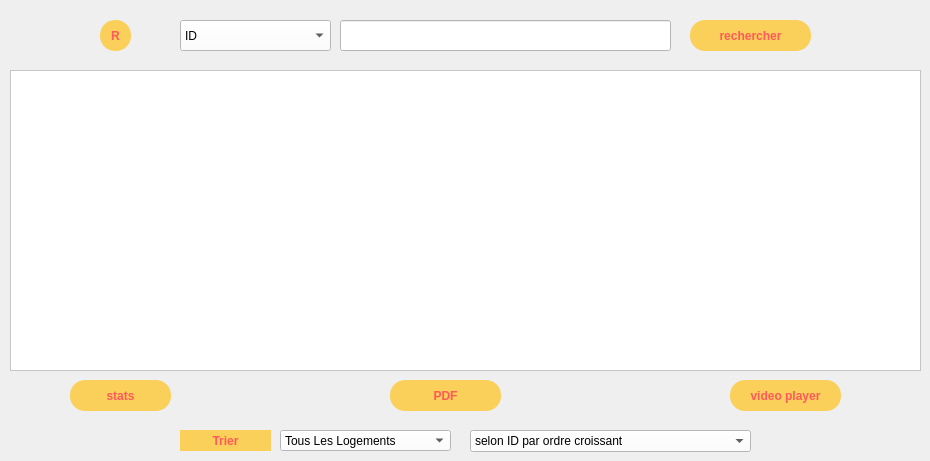
       <widget class="QWidget" name="tab_4">
        <property name="styleSheet">
         <string notr="true"/>
        </property>
        <attribute name="title">
         <string>afficher</string>
        </attribute>
        <widget class="QTableView" name="tableView">
         <property name="geometry">
          <rect>
           <x>10</x>
           <y>70</y>
           <width>911</width>
           <height>301</height>
          </rect>
         </property>
         <property name="styleSheet">
          <string notr="true">background-color:#FFFFFF;</string>
         </property>
        </widget>
        <widget class="QPushButton" name="PDF">
         <property name="geometry">
          <rect>
           <x>390</x>
           <y>380</y>
           <width>111</width>
           <height>31</height>
          </rect>
         </property>
         <property name="styleSheet">
          <string notr="true">QPushButton{
border-radius:15px;
	background:#FACF5A;
	color:#FF5959;
	font-weight : bold;
}
QPushButton:hover
{
		background:#FF5959;
		color:#FACF5A;
		font-weight: bold;
}</string>
         </property>
         <property name="text">
          <string>PDF</string>
         </property>
        </widget>
        <widget class="QPushButton" name="stats">
         <property name="geometry">
          <rect>
           <x>70</x>
           <y>380</y>
           <width>101</width>
           <height>31</height>
          </rect>
         </property>
         <property name="styleSheet">
          <string notr="true">QPushButton{
border-radius:15px;
	background:#FACF5A;
	color:#FF5959;
	font-weight : bold;
}
QPushButton:hover
{
		background:#FF5959;
		color:#FACF5A;
		font-weight: bold;
}</string>
         </property>
         <property name="text">
          <string>stats</string>
         </property>
        </widget>
        <widget class="QLineEdit" name="le_chercher">
         <property name="geometry">
          <rect>
           <x>340</x>
           <y>20</y>
           <width>331</width>
           <height>31</height>
          </rect>
         </property>
         <property name="styleSheet">
          <string notr="true">background-color:#FFFFFF;</string>
         </property>
        </widget>
        <widget class="QPushButton" name="Chercher">
         <property name="geometry">
          <rect>
           <x>690</x>
           <y>20</y>
           <width>121</width>
           <height>31</height>
          </rect>
         </property>
         <property name="styleSheet">
          <string notr="true">QPushButton{
border-radius:15px;
	background:#FACF5A;
	color:#FF5959;
	font-weight : bold;
}
QPushButton:hover
{
		background:#FF5959;
		color:#FACF5A;
		font-weight: bold;
}</string>
         </property>
         <property name="text">
          <string>rechercher</string>
         </property>
        </widget>
        <widget class="QPushButton" name="Refresh">
         <property name="geometry">
          <rect>
           <x>100</x>
           <y>20</y>
           <width>31</width>
           <height>31</height>
          </rect>
         </property>
         <property name="styleSheet">
          <string notr="true">QPushButton{
border-radius:15px;
	background:#FACF5A;
	color:#FF5959;
	font-weight : bold;
}
QPushButton:hover
{
		background:#FF5959;
		color:#FACF5A;
		font-weight: bold;
}</string>
         </property>
         <property name="text">
          <string>R</string>
         </property>
        </widget>
        <widget class="QPushButton" name="video">
         <property name="geometry">
          <rect>
           <x>730</x>
           <y>380</y>
           <width>111</width>
           <height>31</height>
          </rect>
         </property>
         <property name="styleSheet">
          <string notr="true">QPushButton{
border-radius:15px;
	background:#FACF5A;
	color:#FF5959;
	font-weight : bold;
}
QPushButton:hover
{
		background:#FF5959;
		color:#FACF5A;
		font-weight: bold;
}</string>
         </property>
         <property name="text">
          <string>video player</string>
         </property>
        </widget>
        <widget class="QComboBox" name="comboBox_recherche">
         <property name="geometry">
          <rect>
           <x>180</x>
           <y>20</y>
           <width>151</width>
           <height>31</height>
          </rect>
         </property>
         <property name="styleSheet">
          <string notr="true">background-color:#FFFFFF;</string>
         </property>
         <item>
          <property name="text">
           <string>ID</string>
          </property>
         </item>
         <item>
          <property name="text">
           <string>Type</string>
          </property>
         </item>
         <item>
          <property name="text">
           <string>Adresse</string>
          </property>
         </item>
        </widget>
        <widget class="QComboBox" name="comboBox_2">
         <property name="geometry">
          <rect>
           <x>280</x>
           <y>430</y>
           <width>171</width>
           <height>21</height>
          </rect>
         </property>
         <property name="styleSheet">
          <string notr="true">background-color:#FFFFFF;</string>
         </property>
         <item>
          <property name="text">
           <string>Tous Les Logements</string>
          </property>
         </item>
         <item>
          <property name="text">
           <string>Tous Les Hotels</string>
          </property>
         </item>
         <item>
          <property name="text">
           <string>Tous Les Maisons</string>
          </property>
         </item>
         <item>
          <property name="text">
           <string>Tous Les Appartements</string>
          </property>
         </item>
        </widget>
        <widget class="QLabel" name="label_32">
         <property name="geometry">
          <rect>
           <x>180</x>
           <y>430</y>
           <width>91</width>
           <height>21</height>
          </rect>
         </property>
         <property name="font">
          <font>
           <weight>75</weight>
           <bold>true</bold>
          </font>
         </property>
         <property name="styleSheet">
          <string notr="true">background : #FACF5A;;
color:#FF5959;
border-radius : 15px;
</string>
         </property>
         <property name="text">
          <string>Trier</string>
         </property>
         <property name="alignment">
          <set>Qt::AlignCenter</set>
         </property>
        </widget>
        <widget class="QComboBox" name="comboBox">
         <property name="geometry">
          <rect>
           <x>470</x>
           <y>430</y>
           <width>281</width>
           <height>22</height>
          </rect>
         </property>
         <property name="styleSheet">
          <string notr="true">background-color:#FFFFFF;</string>
         </property>
         <item>
          <property name="text">
           <string>selon ID par ordre croissant</string>
          </property>
         </item>
         <item>
          <property name="text">
           <string>selon ID par ordre decroissant</string>
          </property>
         </item>
         <item>
          <property name="text">
           <string>selon Prix  par ordre croissant</string>
          </property>
         </item>
         <item>
          <property name="text">
           <string>selon Prix  par ordre decroissant</string>
          </property>
         </item>
         <item>
          <property name="text">
           <string>selon Adresse  par ordre croissant</string>
          </property>
         </item>
         <item>
          <property name="text">
           <string>selon Adresse  par ordre decroissant</string>
          </property>
         </item>
        </widget>
       </widget>
